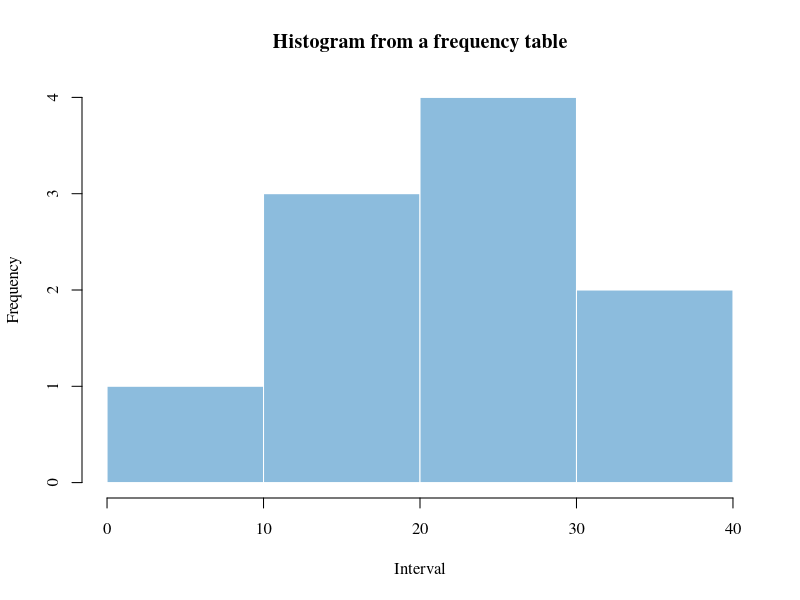
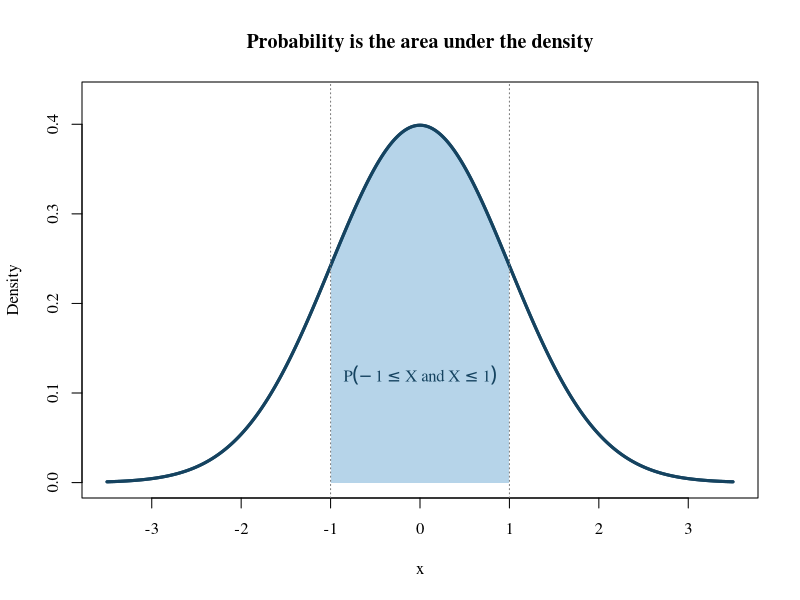
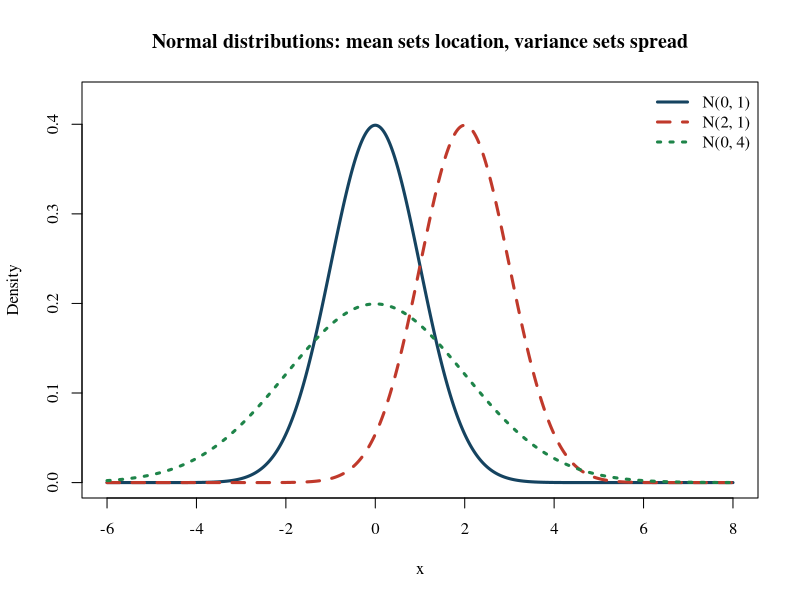
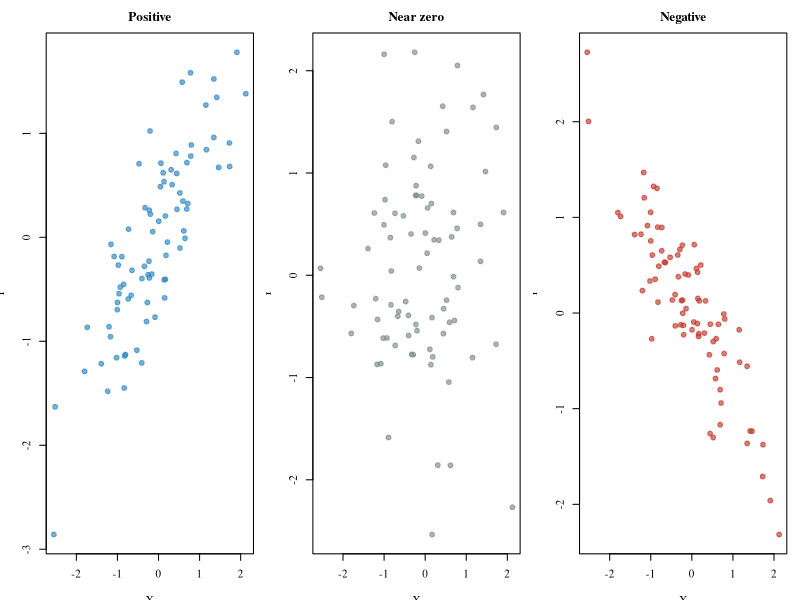
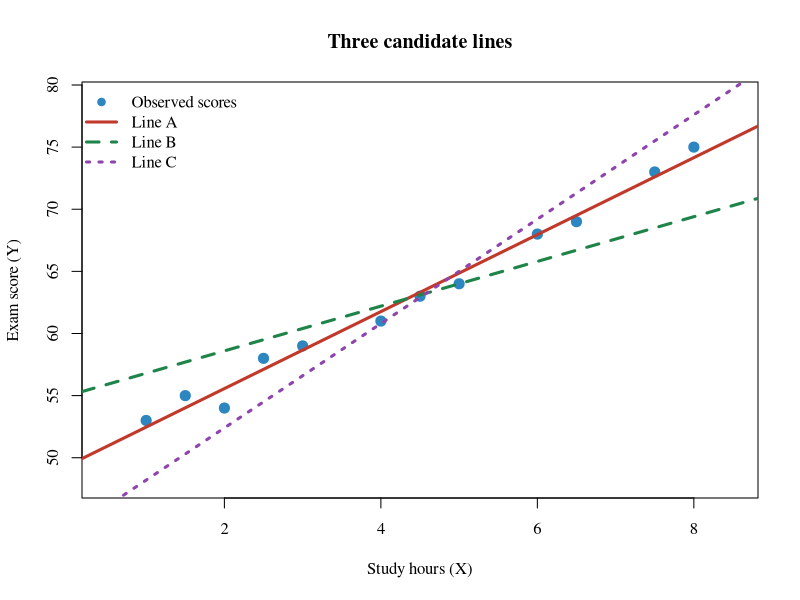
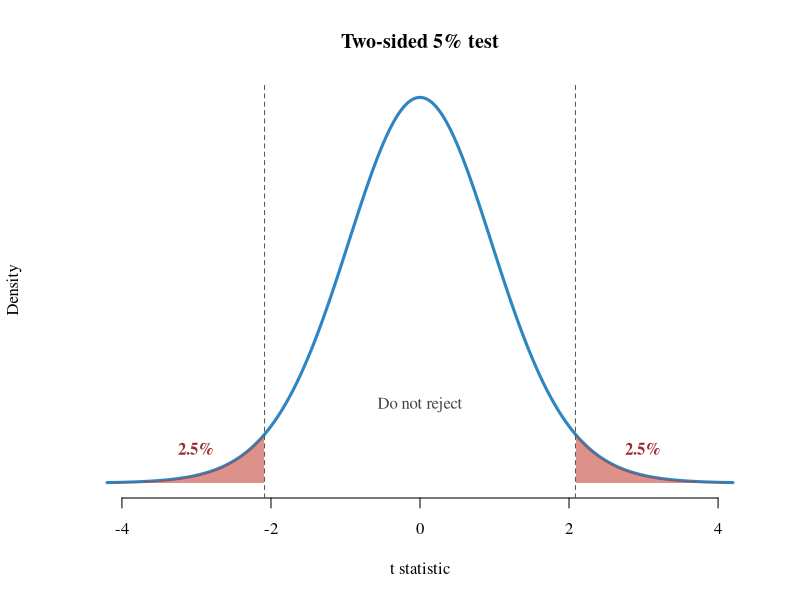

Write R code to recreate these figures, in order.
## ---- chunk 1
#| label: setup
#| include: false
set.seed(2026)
par(family = "serif")
## ---- chunk 2
#| label: plot-histogram-example
#| echo: false
#| fig-align: center
#| fig-width: 8.5
#| fig-height: 4.8
#| out-width: "88%"
hist_values <- c(4, 12, 15, 18, 22, 24, 25, 27, 31, 36)
hist(hist_values, breaks = seq(0, 40, 10), right = FALSE,
     col = adjustcolor("#2E86C1", 0.55), border = "white",
     main = "Histogram from a frequency table",
     xlab = "Interval", ylab = "Frequency", xaxt = "n")
axis(1, at = seq(0, 40, 10))
## ---- chunk 3
#| label: plot-density-area
#| echo: false
#| fig-align: center
#| fig-width: 8.5
#| fig-height: 4.8
#| out-width: "88%"
x <- seq(-3.5, 3.5, length.out = 600)
y <- dnorm(x)
plot(x, y, type = "l", lwd = 3, col = "#154360",
     xlab = "x", ylab = "Density", ylim = c(0, 0.43),
     main = "Probability is the area under the density")
xs <- x[x >= -1 & x <= 1]
polygon(c(-1, xs, 1), c(0, dnorm(xs), 0),
        col = adjustcolor("#2E86C1", alpha.f = 0.35), border = NA)
lines(x, y, lwd = 3, col = "#154360")
abline(v = c(-1, 1), lty = 3, col = "#777777")
text(0, 0.12, expression(P(-1 <= X~and~X <= 1)), col = "#154360")
## ---- chunk 4
#| label: plot-normal-distributions
#| echo: false
#| fig-align: center
#| fig-width: 8.8
#| fig-height: 3.5
#| out-width: "78%"
x <- seq(-6, 8, length.out = 700)
plot(x, dnorm(x, 0, 1), type = "l", lwd = 3, col = "#154360",
     ylim = c(0, 0.43), xlab = "x", ylab = "Density",
     main = "Normal distributions: mean sets location, variance sets spread")
lines(x, dnorm(x, 2, 1), lwd = 3, col = "#C0392B", lty = 2)
lines(x, dnorm(x, 0, 2), lwd = 3, col = "#1E8449", lty = 3)
legend("topright",
       c("N(0, 1)", "N(2, 1)", "N(0, 4)"),
       col = c("#154360", "#C0392B", "#1E8449"),
       lwd = 3, lty = c(1, 2, 3), bty = "n")
## ---- chunk 5
#| label: plot-correlation-patterns
#| echo: false
#| fig-align: center
#| fig-width: 10
#| fig-height: 4.4
#| out-width: "96%"
oldpar <- par(mfrow = c(1, 3), mar = c(3.5, 3.5, 2.5, 1))
n <- 80
x <- rnorm(n)
y_pos <- 0.8*x + rnorm(n, sd = 0.45)
y_zero <- rnorm(n)
y_neg <- -0.8*x + rnorm(n, sd = 0.45)
plot(x, y_pos, pch = 19, col = adjustcolor("#2E86C1", 0.65),
     xlab = "X", ylab = "Y", main = "Positive")
plot(x, y_zero, pch = 19, col = adjustcolor("#7F8C8D", 0.65),
     xlab = "X", ylab = "Y", main = "Near zero")
plot(x, y_neg, pch = 19, col = adjustcolor("#C0392B", 0.65),
     xlab = "X", ylab = "Y", main = "Negative")
par(oldpar)
## ---- chunk 6
#| label: plot-three-candidate-lines
#| echo: false
#| fig-align: center
#| fig-width: 8.6
#| fig-height: 4.7
#| out-width: "88%"
hours <- c(1, 1.5, 2, 2.5, 3, 4, 4.5, 5, 6, 6.5, 7.5, 8)
score <- c(53, 55, 54, 58, 59, 61, 63, 64, 68, 69, 73, 75)
candidate_a <- lm(score ~ hours)
plot(hours, score, pch = 19, cex = 1.35, col = "#2E86C1",
     xlab = "Study hours (X)", ylab = "Exam score (Y)",
     xlim = c(0.5, 8.5), ylim = c(48, 79),
     main = "Three candidate lines")
abline(candidate_a, lwd = 3, col = "#C0392B")
abline(a = 55, b = 1.8, lwd = 3, col = "#1E8449", lty = 2)
abline(a = 44, b = 4.2, lwd = 3, col = "#8E44AD", lty = 3)
legend("topleft", c("Observed scores", "Line A", "Line B", "Line C"),
       col = c("#2E86C1", "#C0392B", "#1E8449", "#8E44AD"),
       pch = c(19, NA, NA, NA), lty = c(NA, 1, 2, 3),
       lwd = c(NA, 3, 3, 3), bty = "n")
## ---- chunk 7
#| label: plot-ols-t-test
#| echo: false
#| fig-align: center
#| fig-width: 5.6
#| fig-height: 4.0
#| out-width: "100%"
df_t <- 20
critical_t <- qt(0.975, df = df_t)
t_grid <- seq(-4.2, 4.2, length.out = 600)
t_density <- dt(t_grid, df = df_t)
plot(t_grid, t_density, type = "l", lwd = 3, col = "#2E86C1",
     xlab = "t statistic", ylab = "Density", yaxt = "n",
     main = "Two-sided 5% test", bty = "n")
left <- t_grid <= -critical_t
right <- t_grid >= critical_t
polygon(c(t_grid[left], rev(t_grid[left])),
        c(t_density[left], rep(0, sum(left))),
        col = adjustcolor("#C0392B", 0.55), border = NA)
polygon(c(t_grid[right], rev(t_grid[right])),
        c(t_density[right], rep(0, sum(right))),
        col = adjustcolor("#C0392B", 0.55), border = NA)
abline(v = c(-critical_t, critical_t), lty = 2, col = "#555555")
text(c(-3.0, 3.0), c(0.035, 0.035), c("2.5%", "2.5%"),
     col = "#9B2C2C", font = 2)
text(0, 0.08, "Do not reject", col = "#444444")
